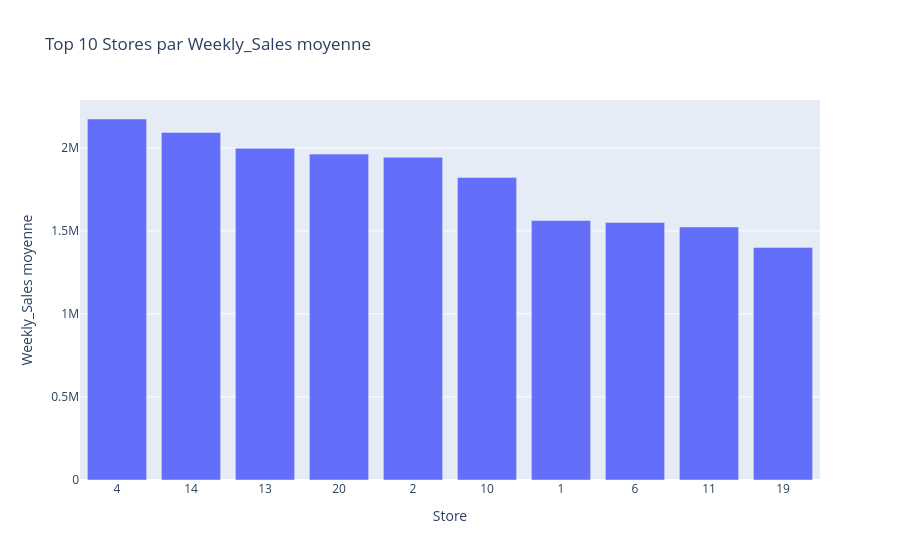

Notebook cell for this chart:
### Markdown cell above
- Le top 10 met en évidence une forte hétérogénéité inter-magasins : certains magasins ont des ventes moyennes nettement supérieures (1.4M à 2.1M)

### Code cell
store_stats = (
    df.dropna(subset=["Store", "Weekly_Sales"])
      .groupby("Store", as_index=False)["Weekly_Sales"].mean()
      .sort_values("Weekly_Sales", ascending=False)
      .head(10)
)

# IMPORTANT : Store en catégorie pour éviter l’axe continu
store_stats["Store"] = store_stats["Store"].astype(str)

fig = px.bar(
    store_stats,
    x="Store",
    y="Weekly_Sales",
    title="Top 10 Stores par Weekly_Sales moyenne",
    labels={"Weekly_Sales": "Weekly_Sales moyenne"},
    category_orders={"Store": store_stats["Store"].tolist()}  # respecte l'ordre du top
)

fig.show()

### Figure 1 — Plotly figure (JSON) as saved in the notebook; plotly's stock layout.template omitted (floating-point values rounded to 4 significant figures)
{"data": [{"alignmentgroup": "True", "hovertemplate": "Store=%{x}<br>Weekly_Sales moyenne=%{y}<extra></extra>", "legendgroup": "", "marker": {"color": "#636efa", "pattern": {"shape": ""}}, "name": "", "offsetgroup": "", "orientation": "v", "showlegend": false, "textposition": "auto", "type": "bar", "x": ["4", "14", "13", "20", "2", "10", "1", "6", "11", "19"], "xaxis": "x", "y": [2174000.0, 2093000.0, 1997000.0, 1962000.0, 1943000.0, 1822000.0, 1563000.0, 1551000.0, 1524000.0, 1401000.0], "yaxis": "y"}], "layout": {"barmode": "relative", "legend": {"tracegroupgap": 0}, "title": {"text": "Top 10 Stores par Weekly_Sales moyenne"}, "xaxis": {"anchor": "y", "categoryarray": ["4", "14", "13", "20", "2", "10", "1", "6", "11", "19"], "categoryorder": "array", "domain": [0, 1], "title": {"text": "Store"}}, "yaxis": {"anchor": "x", "domain": [0, 1], "title": {"text": "Weekly_Sales moyenne"}}}}
